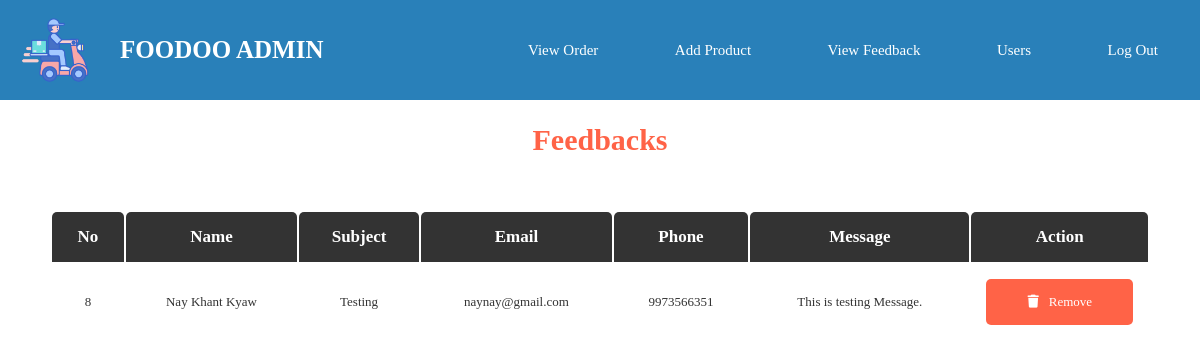
The app's page /admin/feedback.php with its own data.
### tables this page shows
CREATE TABLE IF NOT EXISTS `contact` (
  `contact_id` int(20) NOT NULL AUTO_INCREMENT,
  `Name` varchar(50) NOT NULL,
  `Email` varchar(50) NOT NULL,
  `Subject` varchar(50) NOT NULL,
  `Phone` bigint(20) NOT NULL,
  `Message` varchar(100) NOT NULL,
  PRIMARY KEY (`contact_id`)
);

### admin/feedback.php (the view, shortened to what this page needs)
<!DOCTYPE html>
<html lang="en">
<head>
    <link rel="stylesheet"type="text/css"href="css/product.css">
    <link rel="stylesheet"type="text/css"href="css/feedback.css">
    <link rel="stylesheet" href="https://cdnjs.cloudflare.com/ajax/libs/font-awesome/6.1.2/css/all.min.css">
</head>
<body>
    <?php
        include("header.php");
    ?>
    <div class="title">
        Feedbacks
    </div>
    <div class="feedback-container">
        <section class="feedback-table">
            <table>
                <thead>
                    <th>No</th>
                    <th>Name</th>
                    <th>Subject</th>
                    <th>Email</th>
                    <th>Phone</th>
                    <th>Message</th>
                    <th>Action</th>
                </thead>
                <tbody>
                    <?php
                        $viewfbq="SELECT * FROM contact";
                        $qview_run=mysql_query($viewfbq);
                        while($crow=mysql_fetch_assoc($qview_run)){
                    ?>
                        <tr>
                        <td><?php echo $crow['contact_id']?></td>
                        <td><?php echo $crow['Name']?></td>
                        <td><?php echo $crow['Subject']?></td>
                        <td><?php echo $crow['Email']?></td>
                        <td><?php echo $crow['Phone']?></td>
                        <td><?php echo $crow['Message']?></td>
                        <td><a href="feedback.php?remove=<?php echo $crow['contact_id'] ?>" class="delete-btn" onclick="return confirm('are you sure you want to remove?');"><i class="fas fa-trash"></i>Remove</a>
                        </tr>
                    <?php
                        }
                    ?>
                </tbody>
            </table>
        </section>
    </div>
</body>
</html>

### admin/css/product.css (style rules this page uses)
* { padding: 0; margin: 0; box-sizing: border-box; text-decoration: none; }
:root { --blue:#2980b9; --red:tomato; --orange:orange; --black:#333; --bgcolor:#eee; --border:1rem solid #999; }
html { font-size: 62.5%; overflow-x: hidden; }
section { padding: 2rem; }
.btu-add,.option-btn,.delete-btn { display: block; width: 100%; text-align: center; text-transform: capitalize; background-color: var(--blue); color: white; border-radius: .5rem; margin-top: 1rem; border: none; padding: 1.5rem; cursor: pointer; }
.option-btn i,.delete-btn i { padding-right: 1rem; }
.delete-btn { margin: 0; background-color: var(--red); }

### admin/css/feedback.css (style rules this page uses)
.title { width: 100%; height: 80px; line-height: 80px; text-align: center; font-size: 3rem; font-weight: bold; color: tomato; }
.feedback-container { margin-top: 10px; height:fit-content; width: 100%; display: flex; justify-content: space-around; }
.feedback-table { height: fit-content; width: 95%; display: flex; flex-wrap: wrap; }
.feedback-table table { width: 100%; text-align: center; }
.feedback-table table thead th { padding: 1.5rem; font-size: 1.7rem; background-color: var(--black); color: white; text-transform: capitalize; border-top-left-radius: .5rem; border-top-right-radius: .5rem; }
.feedback-table table td { padding: 1.5rem; font-size: 1.3rem; color: var(--black); }
.feedback-table table td:first-child { padding: 0; }

### records on screen
contact: contact_id "8", Name "Nay Khant Kyaw", Subject "Testing", Email "naynay@gmail.com", Phone "9973566351", Message "This is testing Message."
